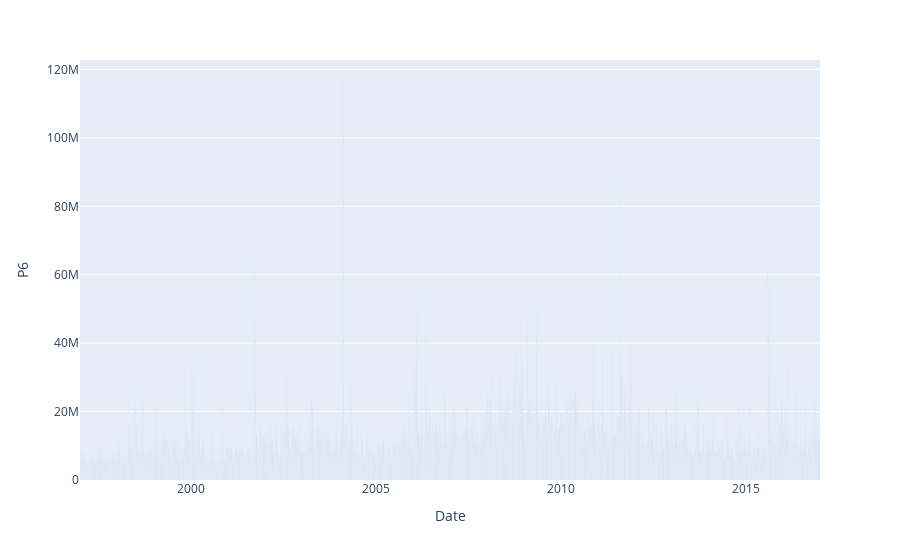

The notebook cell saved with this chart:
### Code cell
import plotly.express as px
#data_canada = px.data.gapminder().query("country == 'Canada'")
fig = px.bar(df, x='Date', y='P6')
fig.show()

### Figure 1 — Plotly figure (JSON) as saved in the notebook; plotly's stock layout.template omitted (floating-point values rounded to 4 significant figures; data arrays with more than 128 entries replaced by an {"elided": "..."} marker saying what was removed)
{"data": [{"alignmentgroup": "True", "hovertemplate": "Date=%{x}<br>P6=%{y}<extra></extra>", "legendgroup": "", "marker": {"color": "#636efa"}, "name": "", "offsetgroup": "", "orientation": "v", "showlegend": false, "textposition": "auto", "type": "bar", "x": {"elided": "5035 str values"}, "xaxis": "x", "y": {"elided": "5035 int values"}, "yaxis": "y"}], "layout": {"barmode": "relative", "legend": {"tracegroupgap": 0}, "margin": {"t": 60}, "xaxis": {"anchor": "y", "domain": [0, 1], "title": {"text": "Date"}}, "yaxis": {"anchor": "x", "domain": [0, 1], "title": {"text": "P6"}}}}
